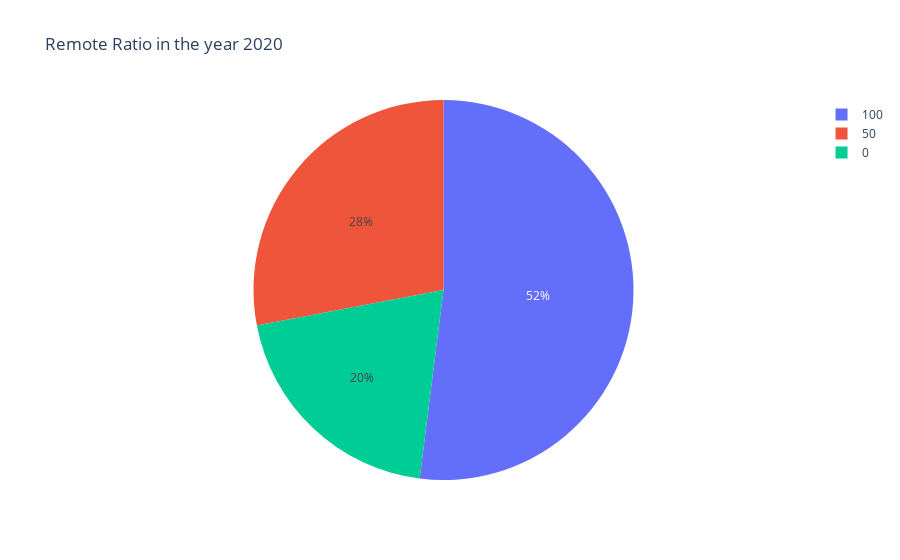

The code cell stored with this chart in its notebook:
### Code cell
fig = px.pie(df_2020,names='remote_ratio',title="Remote Ratio in the year 2020")
fig.show()

### Figure 1 — Plotly figure (JSON) as saved in the notebook; plotly's stock layout.template omitted (floating-point values rounded to 4 significant figures)
{"data": [{"domain": {"x": [0, 1], "y": [0, 1]}, "hovertemplate": "remote_ratio=%{label}<extra></extra>", "labels": [100, 100, 100, 0, 50, 100, 0, 100, 100, 100, 0, 50, 50, 100, 50, 100, 100, 100, 50, 0, 100, 50, 100, 100, 100, 100, 50, 0, 0, 100, 50, 0, 0, 50, 0, 50, 100, 100, 50, 100, 50, 0, 0, 0, 100, 100, 50, 100, 100, 50, 100, 0, 100, 50, 0, 100, 50, 50, 50, 50, 100, 50, 100, 100, 100, 0, 50, 100, 100, 100, 100, 100, 100, 100, 100], "legendgroup": "", "name": "", "showlegend": true, "type": "pie"}], "layout": {"legend": {"tracegroupgap": 0}, "title": {"text": "Remote Ratio in the year 2020"}}}
